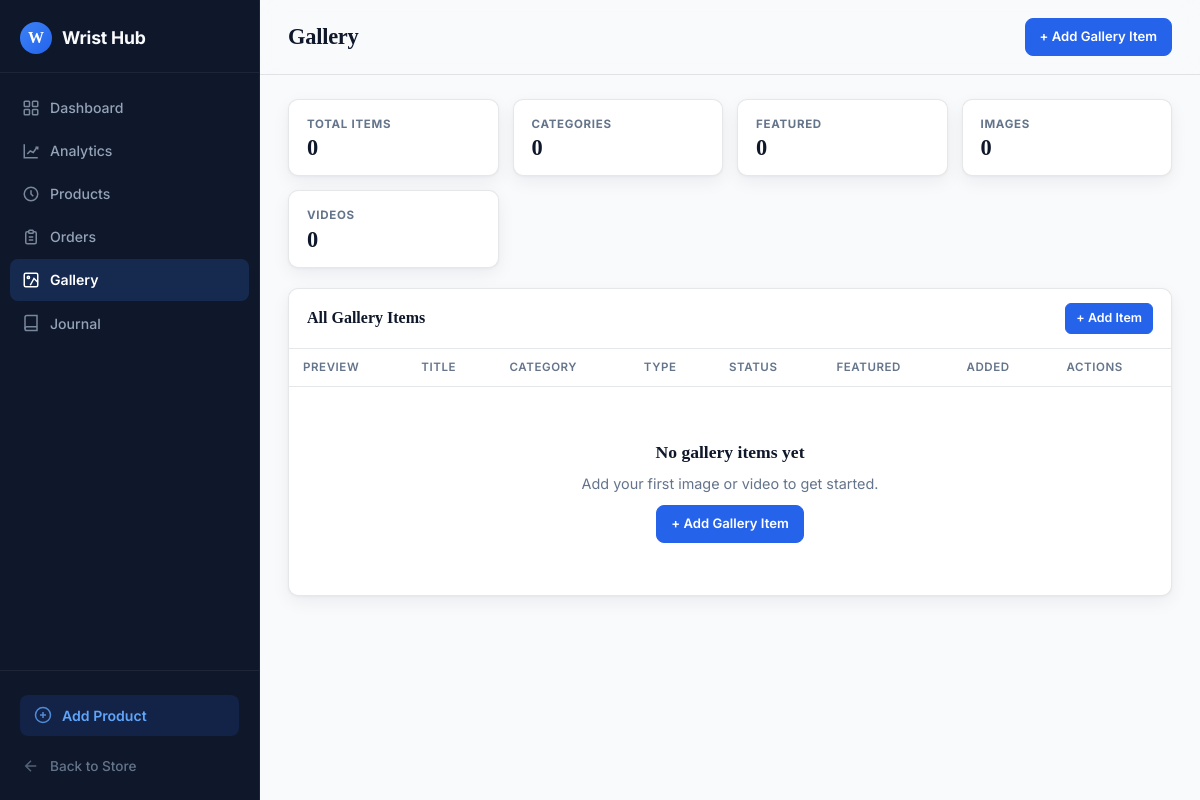
The page /panel/gallery/ on the database as committed earlier.
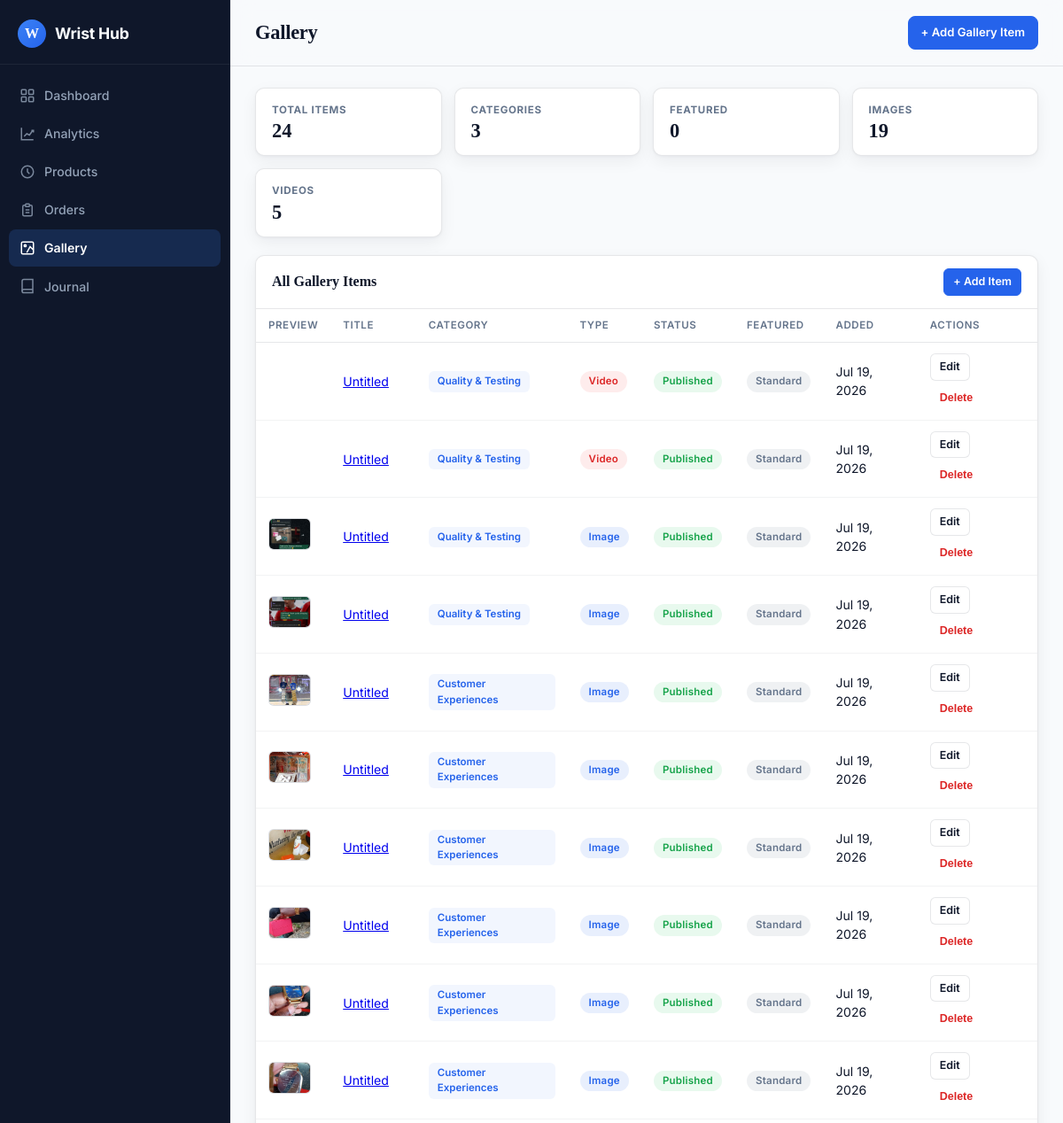
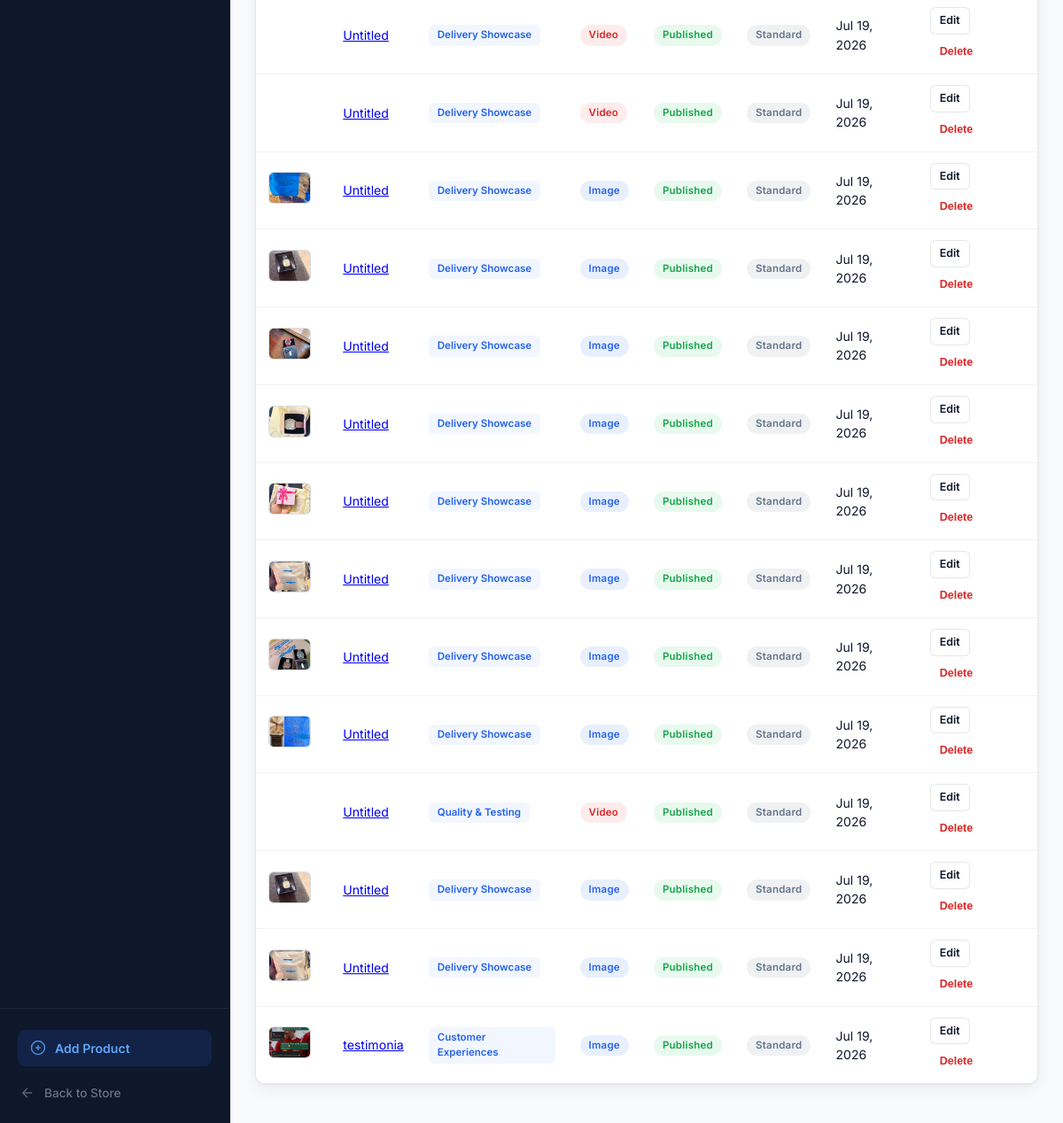
The same page on the database as committed later (2 pictures, top to bottom).
### wshop/models.py (models this page shows, shortened)
class GalleryItem(models.Model):
    MEDIA_TYPE_CHOICES = [
        ("image", "Image"),
        ("video", "Video"),
    ]
    title = models.CharField(max_length=200, blank=True, default="")
    slug = models.SlugField(max_length=220, unique=True, blank=True, default="")
    category = models.ForeignKey(GalleryCategory, on_delete=models.CASCADE, related_name="items")
    media_type = models.CharField(max_length=10, choices=MEDIA_TYPE_CHOICES, default="image")
    image = models.ImageField(upload_to="gallery/images/", blank=True, null=True)
    video_file = models.FileField(upload_to="gallery/videos/", blank=True, null=True)
    video_url = models.URLField(blank=True, help_text="YouTube/Vimeo/MP4 link")
    caption = models.TextField(blank=True)
    is_published = models.BooleanField(default=True)
    is_featured = models.BooleanField(default=False)
    created_at = models.DateTimeField(auto_now_add=True)
    updated_at = models.DateTimeField(auto_now=True)
    class Meta:
        ordering = ["-is_featured", "-created_at"]

class GalleryCategory(models.Model):
    slug = models.SlugField(max_length=50, unique=True)
    name = models.CharField(max_length=120)
    description = models.TextField(blank=True)
    is_active = models.BooleanField(default=True)
    created_at = models.DateTimeField(auto_now_add=True)
    class Meta:
        ordering = ["name"]
        verbose_name_plural = "Gallery Categories"

### wshop/views_admin.py (the view)
# urls.py: path("panel/gallery/", views_admin.admin_gallery, name="panel-gallery"),
def admin_gallery(request):
    categories = GalleryCategory.objects.all().order_by("name")
    category_filter = request.GET.get("category", "").strip()
    media_filter = request.GET.get("media", "").strip()
    items = GalleryItem.objects.select_related("category").order_by("-is_featured", "-created_at")
    if category_filter:
        items = items.filter(category__slug=category_filter)
    if media_filter:
        items = items.filter(media_type=media_filter)
    total_items = GalleryItem.objects.count()
    total_categories = GalleryCategory.objects.count()
    featured_count = GalleryItem.objects.filter(is_featured=True).count()
    image_count = GalleryItem.objects.filter(media_type="image").count()
    video_count = GalleryItem.objects.filter(media_type="video").count()
    context = {
        "items": items,
        "categories": categories,
        "category_filter": category_filter,
        "media_filter": media_filter,
        "total_items": total_items,
        "total_categories": total_categories,
        "featured_count": featured_count,
        "image_count": image_count,
        "video_count": video_count,
        "dashboard_title": "Gallery",
        "gallery_active": True,
    }
    return render(request, "panel/gallery.html", context)

### wshop/analytics.py (called while the page is built)
def should_track_request(request):
    if request.path.startswith(("/admin/", "/panel/", "/static/", "/media/")):
        return False
    if request.path in {"/cart/count/"}:
        return False
    if request.method not in {"GET", "POST"}:
        return False
    return True

### wshop/templates/panel/gallery.html (shortened to what the changed rows need)
{% extends "panel/base.html" %}
{% block content %}
<div class="stats-row">
    <div class="stat-card">
        <span class="stat-label">Total Items</span>
        <span class="stat-value">{{ total_items }}</span>
    </div>
    <div class="stat-card">
        <span class="stat-label">Categories</span>
        <span class="stat-value">{{ total_categories }}</span>
    </div>
    <div class="stat-card">
        <span class="stat-label">Images</span>
        <span class="stat-value">{{ image_count }}</span>
    </div>
    <div class="stat-card">
        <span class="stat-label">Videos</span>
        <span class="stat-value">{{ video_count }}</span>
    </div>
</div>
<div class="card">
    <div class="card-body">
        <div class="table-wrap">
            <table>
                <thead>
                    <tr>
                        <th>Preview</th>
                        <th>Title</th>
                        <th>Category</th>
                        <th>Type</th>
                        <th>Status</th>
                        <th>Featured</th>
                        <th>Added</th>
                        <th>Actions</th>
                    </tr>
                </thead>
                <tbody>
                    {% for item in items %}
                    <tr>
                        <td>
                            {% if item.media_type == "video" %}
                                {% if item.video_file %}
                                    <video src="{{ item.video_file.url }}" muted style="width:48px;height:36px;object-fit:cover;border-radius:6px;"></video>
                                {% elif item.video_url %}
                                    <div class="gallery-thumb-placeholder">VID</div>
                                {% else %}
                                    <div class="gallery-thumb-placeholder">---</div>
                                {% endif %}
                            {% elif item.image %}
                                <img class="gallery-thumb" src="{{ item.image.url }}" alt="{{ item.title }}">
                            {% else %}
                                <div class="gallery-thumb-placeholder">---</div>
                            {% endif %}
                        </td>
                        <td>
                            <a href="{% url 'panel-gallery-edit' slug=item.slug %}" class="product-name">{{ item.title|default:"Untitled" }}</a>
                        </td>
                        <td>
                            <a href="{% url 'panel-gallery' %}?category={{ item.category.slug }}" class="category-tag">{{ item.category.name }}</a>
                        </td>
                        <td>
                            <span class="media-type-badge {% if item.media_type == 'image' %}media-type-image{% else %}media-type-video{% endif %}">
                                {{ item.get_media_type_display }}
                            </span>
                        </td>
                        <td>
                            {% if item.is_published %}
                                <span class="badge badge-success">Published</span>
                            {% else %}
                                <span class="badge badge-default">Hidden</span>
                            {% endif %}
                        </td>
                        <td>
                            {% if item.is_featured %}
                                <span class="badge badge-warning">Featured</span>
                            {% else %}
                                <span class="badge badge-default">Standard</span>
                            {% endif %}
                        </td>
                        <td>{{ item.created_at|date:"M d, Y" }}</td>
                        <td>
                            <div class="actions-cell">
                                <a href="{% url 'panel-gallery-edit' slug=item.slug %}" class="btn btn-secondary btn-sm">Edit</a>
                                <form method="post" action="{% url 'panel-gallery-delete' slug=item.slug %}" style="display:inline;" onsubmit="return confirm('Delete this gallery item?');">
                                    <button type="submit" class="btn btn-ghost btn-sm" style="color:#dc2626;">Delete</button>
                                </form>
                            </div>
                        </td>
                    </tr>
                    {% empty %}
                    <tr>
                        <td colspan="8">
                            <div class="empty-state">
                                <h3>No gallery items yet</h3>
                                <p>Add your first image or video to get started.</p>
                                <a href="{% url 'panel-gallery-add' %}" class="btn btn-primary" style="margin-top:10px;">+ Add Gallery Item</a>
                            </div>
                        </td>
                    </tr>
                    {% endfor %}
                </tbody>
            </table>
        </div>
    </div>
</div>
{% endblock %}

Rows that differ between the two databases and show on the page:
added GalleryItem: title "Untitled", category.name "Quality & Testing", media_type "Video", is_published "Published", is_featured "Standard", created_at "Jul 19, 2026"
added GalleryItem: title "Untitled", category.name "Quality & Testing", media_type "Video", is_published "Published", is_featured "Standard", created_at "Jul 19, 2026"
added GalleryItem: image (picture), title "Untitled", category.name "Quality & Testing", media_type "Image", is_published "Published", is_featured "Standard", created_at "Jul 19, 2026"
added GalleryItem: image (picture), title "Untitled", category.name "Quality & Testing", media_type "Image", is_published "Published", is_featured "Standard", created_at "Jul 19, 2026"
added GalleryItem: image (picture), title "Untitled", category.name "Customer Experiences", media_type "Image", is_published "Published", is_featured "Standard", created_at "Jul 19, 2026"
added GalleryItem: image (picture), title "Untitled", category.name "Customer Experiences", media_type "Image", is_published "Published", is_featured "Standard", created_at "Jul 19, 2026"
added GalleryItem: image (picture), title "Untitled", category.name "Customer Experiences", media_type "Image", is_published "Published", is_featured "Standard", created_at "Jul 19, 2026"
added GalleryItem: image (picture), title "Untitled", category.name "Customer Experiences", media_type "Image", is_published "Published", is_featured "Standard", created_at "Jul 19, 2026"
added GalleryItem: image (picture), title "Untitled", category.name "Customer Experiences", media_type "Image", is_published "Published", is_featured "Standard", created_at "Jul 19, 2026"
added GalleryItem: image (picture), title "Untitled", category.name "Customer Experiences", media_type "Image", is_published "Published", is_featured "Standard", created_at "Jul 19, 2026"
added GalleryItem: title "Untitled", category.name "Delivery Showcase", media_type "Video", is_published "Published", is_featured "Standard", created_at "Jul 19, 2026"
added GalleryItem: title "Untitled", category.name "Delivery Showcase", media_type "Video", is_published "Published", is_featured "Standard", created_at "Jul 19, 2026"
added GalleryItem: image (picture), title "Untitled", category.name "Delivery Showcase", media_type "Image", is_published "Published", is_featured "Standard", created_at "Jul 19, 2026"
added GalleryItem: image (picture), title "Untitled", category.name "Delivery Showcase", media_type "Image", is_published "Published", is_featured "Standard", created_at "Jul 19, 2026"
added GalleryItem: image (picture), title "Untitled", category.name "Delivery Showcase", media_type "Image", is_published "Published", is_featured "Standard", created_at "Jul 19, 2026"
added GalleryItem: image (picture), title "Untitled", category.name "Delivery Showcase", media_type "Image", is_published "Published", is_featured "Standard", created_at "Jul 19, 2026"
added GalleryItem: image (picture), title "Untitled", category.name "Delivery Showcase", media_type "Image", is_published "Published", is_featured "Standard", created_at "Jul 19, 2026"
added GalleryItem: image (picture), title "Untitled", category.name "Delivery Showcase", media_type "Image", is_published "Published", is_featured "Standard", created_at "Jul 19, 2026"
added GalleryItem: image (picture), title "Untitled", category.name "Delivery Showcase", media_type "Image", is_published "Published", is_featured "Standard", created_at "Jul 19, 2026"
added GalleryItem: image (picture), title "Untitled", category.name "Delivery Showcase", media_type "Image", is_published "Published", is_featured "Standard", created_at "Jul 19, 2026"
added GalleryItem: title "Untitled", category.name "Quality & Testing", media_type "Video", is_published "Published", is_featured "Standard", created_at "Jul 19, 2026"
added GalleryItem: image (picture), title "Untitled", category.name "Delivery Showcase", media_type "Image", is_published "Published", is_featured "Standard", created_at "Jul 19, 2026"
added GalleryItem: image (picture), title "Untitled", category.name "Delivery Showcase", media_type "Image", is_published "Published", is_featured "Standard", created_at "Jul 19, 2026"
added GalleryItem: image (picture), title "testimonia", category.name "Customer Experiences", media_type "Image", is_published "Published", is_featured "Standard", created_at "Jul 19, 2026"
Other text that changed with them:
{{ total_items }}: "0" → "24"
{{ total_categories }}: "0" → "3"
{{ image_count }}: "0" → "19"
{{ video_count }}: "0" → "5"
text no longer shown: "No gallery items yet Add your first image or video to get started. + Add Gallery Item"
